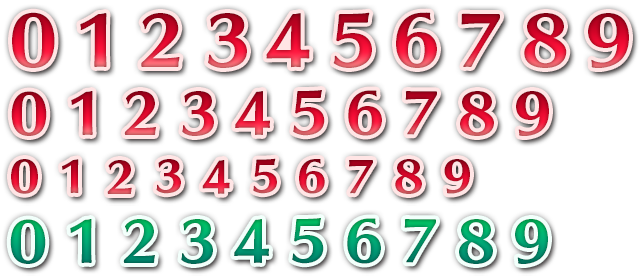
#> input picture tools/ui-feh/chiffres.png, 642 x 276 px
$ python build_ui_feh.py
#> lines starting #> are read from the running program, lines starting #| are printed output that depends on the picture
#!/usr/bin/env python3
"""
Découpe les planches « Fire Emblem Heroes » fournies (tools/ui-feh/) en pièces utilisées par le jeu :

  chiffres.png → src/renderer/img/feh/digits-<style>.png + digits.js (largeurs des chiffres)
                 crit (grands, rouges), dmg (moyens, rouges), small (petits, rouges), heal (verts)
  statuts.png  → src/renderer/img/feh/banner.png    bandeau turquoise (attaques spéciales, compétences)
                 src/renderer/img/feh/bubble.png    bulle de dialogue (conversation disponible au camp)
                 plugins/invocations/img/weapons.png icônes de types d'arme (épée, lance, hache, arc,
                                                     anima, lumière, ténèbres, bâton), 56 × 56

  python3 tools/build_ui_feh.py
"""
import json
import os
import numpy as np
from PIL import Image
from scipy import ndimage

ROOT = os.path.dirname(os.path.dirname(os.path.abspath(__file__)))
SRC = os.path.join(ROOT, 'tools', 'ui-feh')
OUT = os.path.join(ROOT, 'src', 'renderer', 'img', 'feh')
PLUGIN = os.path.join(ROOT, 'plugins', 'invocations', 'img')


def digits():
    im = Image.open(os.path.join(SRC, 'chiffres.png')).convert('RGBA')
#> im is the input picture: PIL image 642x276 RGBA; mean R, G, B, A 71.1, 52.8, 53.8, 96.2
    a = np.array(im)
    lab, _ = ndimage.label(a[..., 3] > 20)
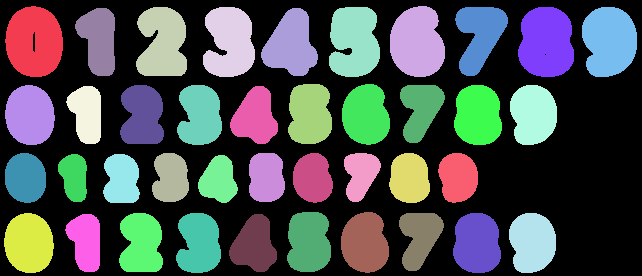
#> lab: shape (276, 642) int32; 41 distinct labels, from 0 to 40; one colour per label, 0 black
    boxes = [(s[0].start, s[1].start, s[0].stop, s[1].stop) for s in ndimage.find_objects(lab) if s[0].stop - s[0].start > 8]
#> boxes = 40 items, first 6: (6, 5, 77, 63), (6, 390, 77, 445), (7, 136, 76, 187), (7, 203, 77, 255), (7, 329, 77, 380), (7, 455, 76, 508)
    rows = {}
    for b in boxes:
        rows.setdefault(min(rows, key=lambda y: abs(y - b[0])) if rows and min(abs(y - b[0]) for y in rows) < 20 else b[0], []).append(b)
#> this loop made 40 passes
#> b on passes 1 to 12: (6, 5, 77, 63), (6, 390, 77, 445), (7, 136, 76, 187), (7, 203, 77, 255), (7, 329, 77, 380), (7, 455, 76, 508), (7, 518, 77, 574), (7, 582, 77, 637), (8, 75, 76, 115), (8, 261, 76, 318), (84, 288, 144, 332), (84, 342, 145, 390)
#> after the loop, rows = 4 items
    names = ['crit', 'dmg', 'small', 'heal']
    meta = {}
    for name, (y, row) in zip(names, sorted(rows.items())):
        row.sort(key=lambda b: b[1])
        assert len(row) == 10, (name, len(row))
        top = min(b[0] for b in row) - 2
        bottom = max(b[2] for b in row) + 2
        pad = 2
        cells, x = [], 0
        sheet = Image.new('RGBA', (sum(b[3] - b[1] + 2 * pad for b in row), bottom - top))
        for b in row:
            w = b[3] - b[1] + 2 * pad
            sheet.paste(im.crop((b[1] - pad, top, b[3] + pad, bottom)), (x, 0))
            cells.append([x, w])
            x += w
        sheet.save(os.path.join(OUT, f'digits-{name}.png'), optimize=True)
        meta[name] = {'h': bottom - top, 'cells': cells}
#> this loop made 4 passes
#> (name, y, top, bottom) on passes 1 to 4: ('crit', 6, 4, 79), ('dmg', 84, 82, 147), ('small', 153, 151, 205), ('heal', 212, 210, 275)
#> pass 1, in digits, `sheet.save(os.path.join(OUT, f'digits-{name}.png'), optimize=True)`:
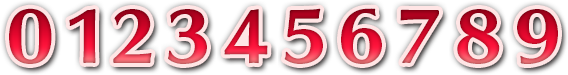
#> saved as digits-crit.png: PIL image 568x75 RGBA; mean R, G, B, A 108.3, 61.5, 67.5, 133.4; transparent parts drawn white
#> after the loop:
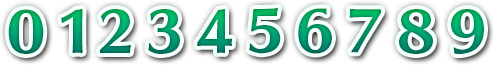
#> sheet: PIL image 494x65 RGBA; mean R, G, B, A 65.5, 95.8, 85.2, 131.5; transparent parts drawn white
#> after the loop, meta = 4 items
    # données lues par src/renderer/feh-digits.js (script : pas de chargement de fichier à faire)
    with open(os.path.join(OUT, 'digits.js'), 'w') as f:
        f.write('/* Généré par tools/build_ui_feh.py : chiffres « Fire Emblem Heroes » (img/feh/digits-<style>.png). */\n')
        f.write('self.FEH_DIGITS = ' + json.dumps(meta, separators=(',', ':')) + ';\n')
    return meta


def statuses():
    im = Image.open(os.path.join(SRC, 'statuts.png')).convert('RGBA')
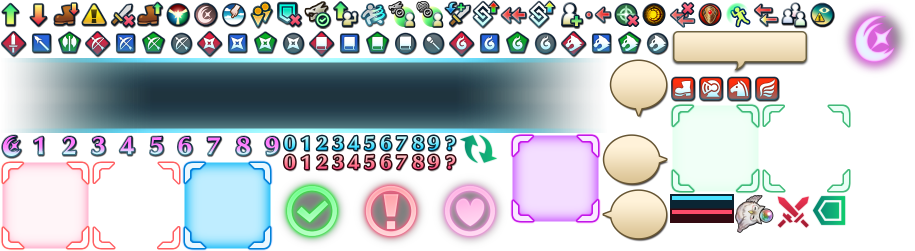
#> input picture tools/ui-feh/statuts.png, 1830 x 502 px (shown at 1/2 size)
#> im is the input picture: PIL image 1830x502 RGBA; mean R, G, B, A 71.5, 79, 84.7, 117.8
    im.crop((2, 116, 1196, 268)).save(os.path.join(OUT, 'banner.png'), optimize=True)
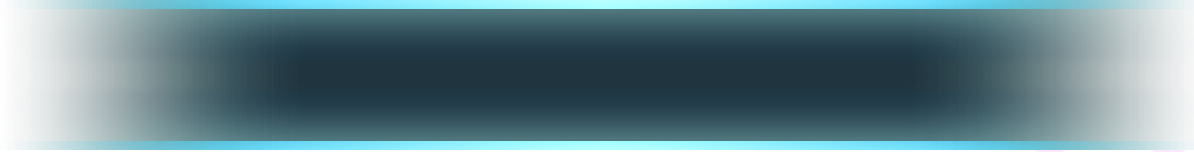
#> saved as banner.png: PIL image 1194x152 RGBA; mean R, G, B, A 33.8, 74.5, 85.6, 183.8; transparent parts drawn white
    im.crop((1215, 116, 1340, 240)).save(os.path.join(OUT, 'bubble.png'), optimize=True)
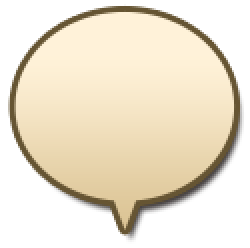
#> saved as bubble.png: PIL image 125x124 RGBA (shown 2 times larger); mean R, G, B, A 137.1, 127, 107.5, 155; transparent parts drawn white
    # icônes de types d'arme : une case de 56 px, dans l'ordre de la planche
    cell = lambda i: im.crop((1 + 56 * i, 57, 57 + 56 * i, 113))
    order = {'sword': 0, 'lance': 1, 'axe': 2, 'bow': 6, 'anima': 11, 'light': 12, 'dark': 13, 'staff': 15}
    sheet = Image.new('RGBA', (56 * len(order), 56))
#> sheet: PIL image 448x56 RGBA; every value is 0
    for k, i in enumerate(order.values()):
        sheet.paste(cell(i), (56 * k, 0))
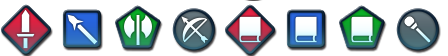
#> sheet: PIL image 448x56 RGBA; mean R, G, B, A 47.3, 55, 60.9, 122.1; transparent parts drawn white
    os.makedirs(PLUGIN, exist_ok=True)
    sheet.save(os.path.join(PLUGIN, 'weapons.png'), optimize=True)
    return list(order)


if __name__ == '__main__':
    os.makedirs(OUT, exist_ok=True)
    print('chiffres :', {k: v['h'] for k, v in digits().items()})
    print('icônes :', statuses())
